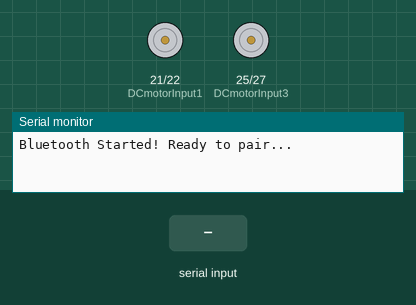
Simulated run of this program. Board: ESP32. Shown: motor-driver pin pairs drawn as motors (green arrow = first pin HIGH = forward, orange = second pin HIGH = backward, longer = more drive), the last lines printed to the serial monitor. The inputs (shaded band) are chosen by the test bench. Nothing arrives over Bluetooth unless stated.

Above: at 2.2 s.
2.3 s: "F" received over the second serial link
At 3.5 s:
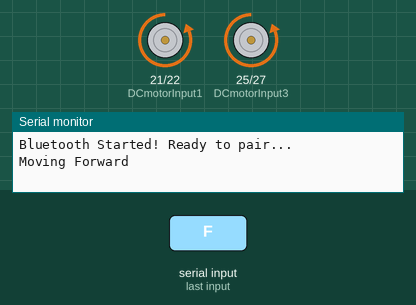
3.8 s: "B" received over the second serial link
At 4.8 s:
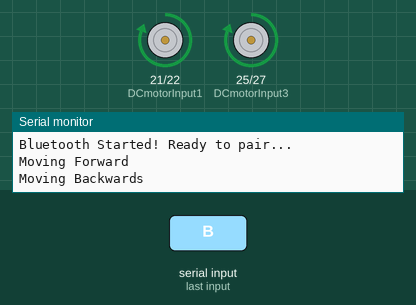
5.3 s: "I" received over the second serial link
At 6.0 s:
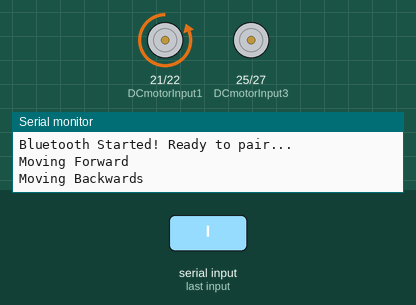
6.8 s: "D" received over the second serial link
At 7.1 s:
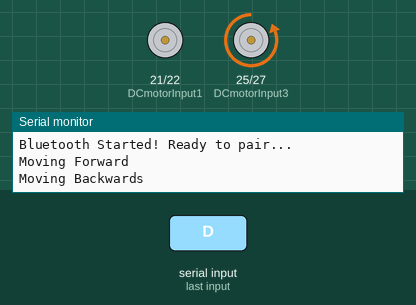
Timing chart, 0 to 9.3 s (numbered marks = the images above; inputs shaded):
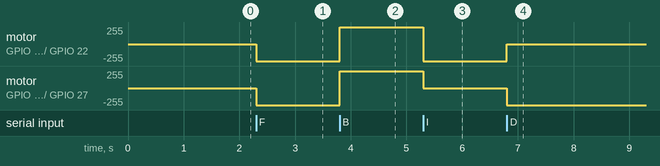

The program:

main.cpp
```cpp
#include <Arduino.h>
#include "BluetoothSerial.h"

BluetoothSerial SerialBT;
byte BTData;

// GPIOs DC motor
int DCmotorInput1 = 21;               // IN1
int DCmotorInput2 = 22;               // IN2
int DCmotorInput3 = 25;               // IN3
int DCmotorInput4 = 27;               // IN4

void setup() {

  Serial.begin(115200);
  delay(1000);

  // Configuring the output GPIOs
  pinMode(DCmotorInput1, OUTPUT);
  pinMode(DCmotorInput2, OUTPUT);
  pinMode(DCmotorInput3, OUTPUT);
  pinMode(DCmotorInput4, OUTPUT);

  // Starts the Bluetooth device
  SerialBT.begin();
  Serial.println("Bluetooth Started! Ready to pair...");
}

void loop() {
  if (SerialBT.available()) {
    BTData = SerialBT.read();

    if (BTData == 'S') {
      // Stops the DC motor
      Serial.println("Motor stopped");
      digitalWrite(DCmotorInput1, LOW);
      digitalWrite(DCmotorInput2, LOW);
      digitalWrite(DCmotorInput3, LOW);
      digitalWrite(DCmotorInput4, LOW);
      delay(1000);
    } else if (BTData == 'F') {
      // Moves the DC motor forward with speed according to PWM duty cycle
      Serial.println("Moving Forward");
      digitalWrite(DCmotorInput3, LOW);
      digitalWrite(DCmotorInput4, HIGH);
      digitalWrite(DCmotorInput1, LOW);
      digitalWrite(DCmotorInput2, HIGH);
      delay(1000);
    } else if (BTData == 'B') {
        // Moves the DC motor backwards with speed according to PWM duty cycle
        Serial.println("Moving Backwards");
        digitalWrite(DCmotorInput3, HIGH);
        digitalWrite(DCmotorInput4, LOW);
        digitalWrite(DCmotorInput1, HIGH);
        digitalWrite(DCmotorInput2, LOW);
        delay(1000);
    } else if (BTData == 'I') {
        digitalWrite(DCmotorInput1, LOW);
        digitalWrite(DCmotorInput2, HIGH);
        digitalWrite(DCmotorInput3, LOW);
        digitalWrite(DCmotorInput4, LOW);
        delay(1000);
    } else if (BTData == 'D') {
      digitalWrite(DCmotorInput1, LOW);
      digitalWrite(DCmotorInput2, LOW);
      digitalWrite(DCmotorInput3, LOW);
      digitalWrite(DCmotorInput4, HIGH);
      delay(1000);
    }

    // Reset BTData after executing the action
    BTData = 'E'; // Set it to an empty character or another value
  }
}
```

Measured:
- after the input at 2.3 s, motor on GPIO 21 (DCmotorInput1) / GPIO 22 (DCmotorInput2), motor on GPIO 25 (DCmotorInput3) / GPIO 27 (DCmotorInput4): stopped → backward 255/255 at once
- after the input at 3.8 s, motor on GPIO 21 (DCmotorInput1) / GPIO 22 (DCmotorInput2), motor on GPIO 25 (DCmotorInput3) / GPIO 27 (DCmotorInput4): backward 255/255 → forward 255/255 at once
- after the input at 5.3 s, motor on GPIO 21 (DCmotorInput1) / GPIO 22 (DCmotorInput2): forward 255/255 → backward 255/255 at once; motor on GPIO 25 (DCmotorInput3) / GPIO 27 (DCmotorInput4): forward 255/255 → stopped at once
- after the input at 6.8 s, motor on GPIO 21 (DCmotorInput1) / GPIO 22 (DCmotorInput2): backward 255/255 → stopped at once; motor on GPIO 25 (DCmotorInput3) / GPIO 27 (DCmotorInput4): stopped → backward 255/255 at once
